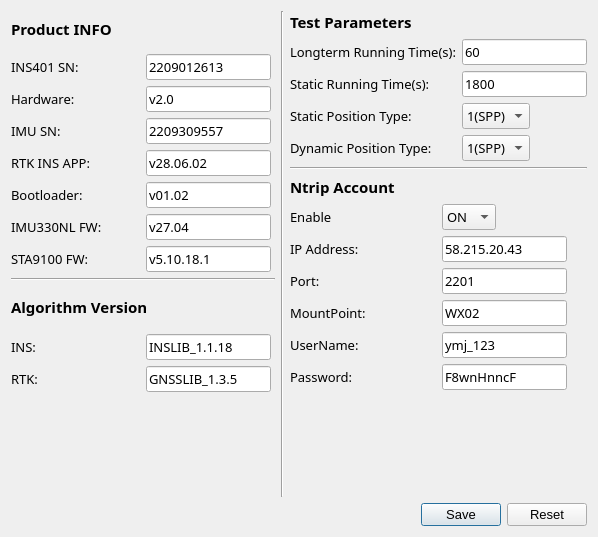
<?xml version="1.0" encoding="UTF-8"?>
<ui version="4.0">
 <class>SettingD</class>
 <widget class="QDialog" name="SettingD">
  <property name="windowModality">
   <enum>Qt::ApplicationModal</enum>
  </property>
  <property name="geometry">
   <rect>
    <x>0</x>
    <y>0</y>
    <width>598</width>
    <height>537</height>
   </rect>
  </property>
  <property name="minimumSize">
   <size>
    <width>598</width>
    <height>537</height>
   </size>
  </property>
  <property name="maximumSize">
   <size>
    <width>598</width>
    <height>537</height>
   </size>
  </property>
  <property name="font">
   <font>
    <family>Yu Gothic UI</family>
   </font>
  </property>
  <property name="windowTitle">
   <string>Setting</string>
  </property>
  <layout class="QGridLayout" name="gridLayout_3">
   <item row="0" column="0">
    <layout class="QGridLayout" name="MainLayout">
     <item row="0" column="0">
      <layout class="QGridLayout" name="SettingLayout">
       <item row="1" column="2" rowspan="4">
        <layout class="QVBoxLayout" name="NLayout">
         <item>
          <widget class="Line" name="line_3">
           <property name="orientation">
            <enum>Qt::Horizontal</enum>
           </property>
          </widget>
         </item>
         <item>
          <layout class="QHBoxLayout" name="NtripAccountLabelLayout">
           <item alignment="Qt::AlignLeft|Qt::AlignTop">
            <widget class="QLabel" name="NtripAccountLabel">
             <property name="font">
              <font>
               <family>Yu Gothic UI Semibold</family>
               <pointsize>11</pointsize>
               <weight>75</weight>
               <bold>true</bold>
              </font>
             </property>
             <property name="text">
              <string>Ntrip Account</string>
             </property>
            </widget>
           </item>
          </layout>
         </item>
         <item>
          <layout class="QHBoxLayout" name="NtripSettingLayout">
           <item>
            <layout class="QVBoxLayout" name="NtripLabelLayout">
             <item alignment="Qt::AlignLeft">
              <widget class="QLabel" name="EnableLabel">
               <property name="font">
                <font>
                 <family>Yu Gothic UI Light</family>
                 <pointsize>10</pointsize>
                </font>
               </property>
               <property name="text">
                <string>Enable</string>
               </property>
              </widget>
             </item>
             <item alignment="Qt::AlignLeft">
              <widget class="QLabel" name="IpLabel">
               <property name="font">
                <font>
                 <family>Yu Gothic UI Semilight</family>
                 <pointsize>10</pointsize>
                </font>
               </property>
               <property name="text">
                <string>IP Address:</string>
               </property>
              </widget>
             </item>
             <item alignment="Qt::AlignLeft">
              <widget class="QLabel" name="PortLabel">
               <property name="font">
                <font>
                 <family>Yu Gothic UI Semilight</family>
                 <pointsize>10</pointsize>
                </font>
               </property>
               <property name="text">
                <string>Port:</string>
               </property>
              </widget>
             </item>
             <item alignment="Qt::AlignLeft">
              <widget class="QLabel" name="MountPointLabel">
               <property name="font">
                <font>
                 <family>Yu Gothic UI Semilight</family>
                 <pointsize>10</pointsize>
                </font>
               </property>
               <property name="text">
                <string>MountPoint:</string>
               </property>
              </widget>
             </item>
             <item alignment="Qt::AlignLeft">
              <widget class="QLabel" name="UserNameLabel">
               <property name="font">
                <font>
                 <family>Yu Gothic UI Semilight</family>
                 <pointsize>10</pointsize>
                </font>
               </property>
               <property name="text">
                <string>UserName:</string>
               </property>
              </widget>
             </item>
             <item alignment="Qt::AlignLeft">
              <widget class="QLabel" name="PasswordLabel">
               <property name="font">
                <font>
                 <family>Yu Gothic UI Semilight</family>
                 <pointsize>10</pointsize>
                </font>
               </property>
               <property name="text">
                <string>Password:</string>
               </property>
              </widget>
             </item>
            </layout>
           </item>
           <item>
            <layout class="QVBoxLayout" name="NtripEditLayout">
             <item alignment="Qt::AlignLeft">
              <widget class="QComboBox" name="EnableComboBox">
               <property name="minimumSize">
                <size>
                 <width>0</width>
                 <height>0</height>
                </size>
               </property>
               <property name="maximumSize">
                <size>
                 <width>16777215</width>
                 <height>16777215</height>
                </size>
               </property>
               <property name="font">
                <font>
                 <family>Yu Gothic UI Light</family>
                 <pointsize>10</pointsize>
                </font>
               </property>
               <item>
                <property name="text">
                 <string>ON</string>
                </property>
               </item>
               <item>
                <property name="text">
                 <string>OFF</string>
                </property>
               </item>
              </widget>
             </item>
             <item alignment="Qt::AlignLeft">
              <widget class="QLineEdit" name="IpLineEdit">
               <property name="minimumSize">
                <size>
                 <width>0</width>
                 <height>0</height>
                </size>
               </property>
               <property name="maximumSize">
                <size>
                 <width>16777215</width>
                 <height>16777215</height>
                </size>
               </property>
               <property name="font">
                <font>
                 <family>Yu Gothic UI Light</family>
                 <pointsize>10</pointsize>
                </font>
               </property>
               <property name="text">
                <string>58.215.20.43</string>
               </property>
              </widget>
             </item>
             <item alignment="Qt::AlignLeft">
              <widget class="QLineEdit" name="PortLineEdit">
               <property name="minimumSize">
                <size>
                 <width>0</width>
                 <height>0</height>
                </size>
               </property>
               <property name="maximumSize">
                <size>
                 <width>16777215</width>
                 <height>16777215</height>
                </size>
               </property>
               <property name="font">
                <font>
                 <family>Yu Gothic UI Light</family>
                 <pointsize>10</pointsize>
                </font>
               </property>
               <property name="text">
                <string>2201</string>
               </property>
              </widget>
             </item>
             <item alignment="Qt::AlignLeft">
              <widget class="QLineEdit" name="MountPointLineEdit">
               <property name="minimumSize">
                <size>
                 <width>0</width>
                 <height>0</height>
                </size>
               </property>
               <property name="maximumSize">
                <size>
                 <width>16777215</width>
                 <height>16777215</height>
                </size>
               </property>
               <property name="font">
                <font>
                 <family>Yu Gothic UI Light</family>
                 <pointsize>10</pointsize>
                </font>
               </property>
               <property name="text">
                <string>WX02</string>
               </property>
              </widget>
             </item>
             <item alignment="Qt::AlignLeft">
              <widget class="QLineEdit" name="UserNameLineEdit">
               <property name="minimumSize">
                <size>
                 <width>0</width>
                 <height>0</height>
                </size>
               </property>
               <property name="maximumSize">
                <size>
                 <width>16777215</width>
                 <height>16777215</height>
                </size>
               </property>
               <property name="font">
                <font>
                 <family>Yu Gothic UI Light</family>
                 <pointsize>10</pointsize>
                </font>
               </property>
               <property name="text">
                <string>ymj_123</string>
               </property>
              </widget>
             </item>
             <item alignment="Qt::AlignLeft">
              <widget class="QLineEdit" name="PasswordLineEdit">
               <property name="minimumSize">
                <size>
                 <width>0</width>
                 <height>0</height>
                </size>
               </property>
               <property name="maximumSize">
                <size>
                 <width>16777215</width>
                 <height>16777215</height>
                </size>
               </property>
               <property name="font">
                <font>
                 <family>Yu Gothic UI Light</family>
                 <pointsize>10</pointsize>
                </font>
               </property>
               <property name="text">
                <string>F8wnHnncF</string>
               </property>
              </widget>
             </item>
            </layout>
           </item>
          </layout>
         </item>
         <item>
          <spacer name="verticalSpacer_2">
           <property name="orientation">
            <enum>Qt::Vertical</enum>
           </property>
           <property name="sizeHint" stdset="0">
            <size>
             <width>20</width>
             <height>40</height>
            </size>
           </property>
          </spacer>
         </item>
        </layout>
       </item>
       <item row="0" column="2">
        <layout class="QVBoxLayout" name="PLayout">
         <item>
          <layout class="QHBoxLayout" name="ParamsLabelLayout">
           <item alignment="Qt::AlignLeft|Qt::AlignVCenter">
            <widget class="QLabel" name="TestParamsLabel">
             <property name="font">
              <font>
               <family>Yu Gothic UI Semibold</family>
               <pointsize>11</pointsize>
               <weight>75</weight>
               <bold>true</bold>
              </font>
             </property>
             <property name="text">
              <string>Test Parameters</string>
             </property>
            </widget>
           </item>
          </layout>
         </item>
         <item>
          <layout class="QHBoxLayout" name="ParamSettingLayout">
           <item>
            <layout class="QVBoxLayout" name="TestParamsLayout">
             <item alignment="Qt::AlignLeft">
              <widget class="QLabel" name="LongtermRunLabel">
               <property name="font">
                <font>
                 <family>Yu Gothic UI Semilight</family>
                 <pointsize>10</pointsize>
                </font>
               </property>
               <property name="text">
                <string>Longterm Running Time(s):</string>
               </property>
              </widget>
             </item>
             <item alignment="Qt::AlignLeft">
              <widget class="QLabel" name="StaticRunTimeLabel">
               <property name="font">
                <font>
                 <family>Yu Gothic UI Semilight</family>
                 <pointsize>10</pointsize>
                </font>
               </property>
               <property name="text">
                <string>Static Running Time(s):</string>
               </property>
              </widget>
             </item>
             <item alignment="Qt::AlignLeft">
              <widget class="QLabel" name="StaticPosLabel">
               <property name="font">
                <font>
                 <family>Yu Gothic UI Semilight</family>
                 <pointsize>10</pointsize>
                </font>
               </property>
               <property name="text">
                <string>Static Position Type:</string>
               </property>
              </widget>
             </item>
             <item alignment="Qt::AlignLeft">
              <widget class="QLabel" name="DynamicPosLabel">
               <property name="font">
                <font>
                 <family>Yu Gothic UI Semilight</family>
                 <pointsize>10</pointsize>
                </font>
               </property>
               <property name="text">
                <string>Dynamic Position Type:</string>
               </property>
              </widget>
             </item>
            </layout>
           </item>
           <item>
            <layout class="QVBoxLayout" name="TestParamsEditLayout">
             <item alignment="Qt::AlignLeft">
              <widget class="QLineEdit" name="LongtermRunTimeLineEdit">
               <property name="minimumSize">
                <size>
                 <width>0</width>
                 <height>0</height>
                </size>
               </property>
               <property name="maximumSize">
                <size>
                 <width>16777215</width>
                 <height>16777215</height>
                </size>
               </property>
               <property name="font">
                <font>
                 <family>Yu Gothic UI Light</family>
                 <pointsize>10</pointsize>
                </font>
               </property>
               <property name="text">
                <string>60</string>
               </property>
              </widget>
             </item>
             <item alignment="Qt::AlignLeft">
              <widget class="QLineEdit" name="StaticRunTimeLineEdit">
               <property name="minimumSize">
                <size>
                 <width>0</width>
                 <height>0</height>
                </size>
               </property>
               <property name="maximumSize">
                <size>
                 <width>16777215</width>
                 <height>16777215</height>
                </size>
               </property>
               <property name="font">
                <font>
                 <family>Yu Gothic UI Light</family>
                 <pointsize>10</pointsize>
                </font>
               </property>
               <property name="text">
                <string>1800</string>
               </property>
              </widget>
             </item>
             <item alignment="Qt::AlignLeft">
              <widget class="QComboBox" name="StaticPosComboBox">
               <property name="minimumSize">
                <size>
                 <width>0</width>
                 <height>0</height>
                </size>
               </property>
               <property name="maximumSize">
                <size>
                 <width>16777215</width>
                 <height>16777215</height>
                </size>
               </property>
               <property name="font">
                <font>
                 <family>Yu Gothic UI Light</family>
                 <pointsize>10</pointsize>
                </font>
               </property>
               <item>
                <property name="text">
                 <string>1(SPP)</string>
                </property>
               </item>
               <item>
                <property name="text">
                 <string>4(RTK)</string>
                </property>
               </item>
              </widget>
             </item>
             <item alignment="Qt::AlignLeft">
              <widget class="QComboBox" name="DynamicPosComboBox">
               <property name="minimumSize">
                <size>
                 <width>0</width>
                 <height>0</height>
                </size>
               </property>
               <property name="maximumSize">
                <size>
                 <width>16777215</width>
                 <height>16777215</height>
                </size>
               </property>
               <property name="font">
                <font>
                 <family>Yu Gothic UI Light</family>
                 <pointsize>10</pointsize>
                </font>
               </property>
               <item>
                <property name="text">
                 <string>1(SPP)</string>
                </property>
               </item>
               <item>
                <property name="text">
                 <string>4(RTK)</string>
                </property>
               </item>
              </widget>
             </item>
            </layout>
           </item>
          </layout>
         </item>
        </layout>
       </item>
       <item row="3" column="0">
        <layout class="QVBoxLayout" name="ALayout">
         <item>
          <layout class="QHBoxLayout" name="AlogLabelLayout">
           <item alignment="Qt::AlignLeft|Qt::AlignVCenter">
            <widget class="QLabel" name="AlogLabel">
             <property name="font">
              <font>
               <family>Yu Gothic UI Semibold</family>
               <pointsize>11</pointsize>
               <weight>75</weight>
               <bold>true</bold>
              </font>
             </property>
             <property name="text">
              <string>Algorithm Version</string>
             </property>
            </widget>
           </item>
          </layout>
         </item>
         <item>
          <layout class="QHBoxLayout" name="AlogSettingLayout">
           <item>
            <layout class="QVBoxLayout" name="AlogNameLabelLayout">
             <item alignment="Qt::AlignLeft">
              <widget class="QLabel" name="INSLab">
               <property name="font">
                <font>
                 <family>Yu Gothic UI Semilight</family>
                 <pointsize>10</pointsize>
                </font>
               </property>
               <property name="text">
                <string>INS:</string>
               </property>
              </widget>
             </item>
             <item alignment="Qt::AlignLeft">
              <widget class="QLabel" name="RTKLab">
               <property name="font">
                <font>
                 <family>Yu Gothic UI Semilight</family>
                 <pointsize>10</pointsize>
                </font>
               </property>
               <property name="text">
                <string>RTK:</string>
               </property>
              </widget>
             </item>
            </layout>
           </item>
           <item>
            <layout class="QVBoxLayout" name="AlogLineEditLayout">
             <item alignment="Qt::AlignLeft">
              <widget class="QLineEdit" name="INSLineEdit">
               <property name="minimumSize">
                <size>
                 <width>0</width>
                 <height>0</height>
                </size>
               </property>
               <property name="maximumSize">
                <size>
                 <width>16777215</width>
                 <height>16777215</height>
                </size>
               </property>
               <property name="font">
                <font>
                 <family>Yu Gothic UI Light</family>
                 <pointsize>10</pointsize>
                </font>
               </property>
               <property name="text">
                <string>INSLIB_1.1.18</string>
               </property>
              </widget>
             </item>
             <item alignment="Qt::AlignLeft">
              <widget class="QLineEdit" name="RTKLineEdit">
               <property name="minimumSize">
                <size>
                 <width>0</width>
                 <height>0</height>
                </size>
               </property>
               <property name="maximumSize">
                <size>
                 <width>16777215</width>
                 <height>16777215</height>
                </size>
               </property>
               <property name="font">
                <font>
                 <family>Yu Gothic UI Light</family>
                 <pointsize>10</pointsize>
                </font>
               </property>
               <property name="text">
                <string>GNSSLIB_1.3.5</string>
               </property>
              </widget>
             </item>
            </layout>
           </item>
          </layout>
         </item>
        </layout>
       </item>
       <item row="4" column="0">
        <layout class="QVBoxLayout" name="verticalLayout_2">
         <item>
          <spacer name="verticalSpacer">
           <property name="orientation">
            <enum>Qt::Horizontal</enum>
           </property>
           <property name="sizeHint" stdset="0">
            <size>
             <width>13</width>
             <height>20</height>
            </size>
           </property>
          </spacer>
         </item>
        </layout>
       </item>
       <item row="2" column="0">
        <widget class="Line" name="line_2">
         <property name="orientation">
          <enum>Qt::Horizontal</enum>
         </property>
        </widget>
       </item>
       <item row="0" column="0" rowspan="2">
        <layout class="QVBoxLayout" name="ILayout">
         <item>
          <layout class="QHBoxLayout" name="InfoLabelLayout">
           <item alignment="Qt::AlignLeft|Qt::AlignVCenter">
            <widget class="QLabel" name="InsInfo">
             <property name="minimumSize">
              <size>
               <width>0</width>
               <height>0</height>
              </size>
             </property>
             <property name="font">
              <font>
               <family>Yu Gothic UI Semibold</family>
               <pointsize>11</pointsize>
               <weight>75</weight>
               <bold>true</bold>
               <underline>false</underline>
              </font>
             </property>
             <property name="text">
              <string>Product INFO</string>
             </property>
             <property name="textFormat">
              <enum>Qt::AutoText</enum>
             </property>
             <property name="wordWrap">
              <bool>false</bool>
             </property>
            </widget>
           </item>
          </layout>
         </item>
         <item>
          <layout class="QHBoxLayout" name="InfoSettingLayout">
           <item>
            <layout class="QVBoxLayout" name="InsInfoLabelLayout">
             <item>
              <widget class="QLabel" name="InsSnLabel">
               <property name="minimumSize">
                <size>
                 <width>0</width>
                 <height>0</height>
                </size>
               </property>
               <property name="maximumSize">
                <size>
                 <width>16777215</width>
                 <height>16777215</height>
                </size>
               </property>
               <property name="font">
                <font>
                 <family>Yu Gothic UI Semilight</family>
                 <pointsize>10</pointsize>
                </font>
               </property>
               <property name="text">
                <string>INS401 SN:</string>
               </property>
              </widget>
             </item>
             <item>
              <widget class="QLabel" name="HardwareLabel">
               <property name="minimumSize">
                <size>
                 <width>0</width>
                 <height>0</height>
                </size>
               </property>
               <property name="maximumSize">
                <size>
                 <width>16777215</width>
                 <height>16777215</height>
                </size>
               </property>
               <property name="font">
                <font>
                 <family>Yu Gothic UI Semilight</family>
                 <pointsize>10</pointsize>
                </font>
               </property>
               <property name="text">
                <string>Hardware:</string>
               </property>
              </widget>
             </item>
             <item>
              <widget class="QLabel" name="ImuSnLabel">
               <property name="minimumSize">
                <size>
                 <width>0</width>
                 <height>0</height>
                </size>
               </property>
               <property name="maximumSize">
                <size>
                 <width>16777215</width>
                 <height>16777215</height>
                </size>
               </property>
               <property name="font">
                <font>
                 <family>Yu Gothic UI Semilight</family>
                 <pointsize>10</pointsize>
                </font>
               </property>
               <property name="text">
                <string>IMU SN:</string>
               </property>
              </widget>
             </item>
             <item>
              <widget class="QLabel" name="RtkInsAppLabel">
               <property name="minimumSize">
                <size>
                 <width>0</width>
                 <height>0</height>
                </size>
               </property>
               <property name="maximumSize">
                <size>
                 <width>16777215</width>
                 <height>16777215</height>
                </size>
               </property>
               <property name="font">
                <font>
                 <family>Yu Gothic UI Semilight</family>
                 <pointsize>10</pointsize>
                </font>
               </property>
               <property name="text">
                <string>RTK INS APP:</string>
               </property>
              </widget>
             </item>
             <item>
              <widget class="QLabel" name="BootloaderLabel">
               <property name="minimumSize">
                <size>
                 <width>0</width>
                 <height>0</height>
                </size>
               </property>
               <property name="maximumSize">
                <size>
                 <width>16777215</width>
                 <height>16777215</height>
                </size>
               </property>
               <property name="font">
                <font>
                 <family>Yu Gothic UI Semilight</family>
                 <pointsize>10</pointsize>
                </font>
               </property>
               <property name="text">
                <string>Bootloader:</string>
               </property>
              </widget>
             </item>
             <item>
              <widget class="QLabel" name="ImuFwLabel">
               <property name="minimumSize">
                <size>
                 <width>0</width>
                 <height>0</height>
                </size>
               </property>
               <property name="maximumSize">
                <size>
                 <width>16777215</width>
                 <height>16777215</height>
                </size>
               </property>
               <property name="font">
                <font>
                 <family>Yu Gothic UI Semilight</family>
                 <pointsize>10</pointsize>
                </font>
               </property>
               <property name="text">
                <string>IMU330NL FW:</string>
               </property>
              </widget>
             </item>
             <item>
              <widget class="QLabel" name="StaFwLabel">
               <property name="minimumSize">
                <size>
                 <width>0</width>
                 <height>0</height>
                </size>
               </property>
               <property name="maximumSize">
                <size>
                 <width>16777215</width>
                 <height>16777215</height>
                </size>
               </property>
               <property name="font">
                <font>
                 <family>Yu Gothic UI Semilight</family>
                 <pointsize>10</pointsize>
                </font>
               </property>
               <property name="text">
                <string>STA9100 FW:</string>
               </property>
              </widget>
             </item>
            </layout>
           </item>
           <item>
            <layout class="QVBoxLayout" name="InsInfoEditLayout">
             <item alignment="Qt::AlignLeft">
              <widget class="QLineEdit" name="InsSnLineEdit">
               <property name="minimumSize">
                <size>
                 <width>0</width>
                 <height>0</height>
                </size>
               </property>
               <property name="maximumSize">
                <size>
                 <width>16777215</width>
                 <height>16777215</height>
                </size>
               </property>
               <property name="font">
                <font>
                 <family>Yu Gothic UI Light</family>
                 <pointsize>10</pointsize>
                </font>
               </property>
               <property name="text">
                <string>2209012613</string>
               </property>
              </widget>
             </item>
             <item alignment="Qt::AlignLeft">
              <widget class="QLineEdit" name="HardwareLineEdit">
               <property name="minimumSize">
                <size>
                 <width>0</width>
                 <height>0</height>
                </size>
               </property>
               <property name="maximumSize">
                <size>
                 <width>16777215</width>
                 <height>16777215</height>
                </size>
               </property>
               <property name="font">
                <font>
                 <family>Yu Gothic UI Light</family>
                 <pointsize>10</pointsize>
                </font>
               </property>
               <property name="text">
                <string>v2.0</string>
               </property>
              </widget>
             </item>
             <item alignment="Qt::AlignLeft">
              <widget class="QLineEdit" name="ImuSnLineEdit">
               <property name="minimumSize">
                <size>
                 <width>0</width>
                 <height>0</height>
                </size>
               </property>
               <property name="maximumSize">
                <size>
                 <width>16777215</width>
                 <height>16777215</height>
                </size>
               </property>
               <property name="font">
                <font>
                 <family>Yu Gothic UI Light</family>
                 <pointsize>10</pointsize>
                </font>
               </property>
               <property name="text">
                <string>2209309557</string>
               </property>
              </widget>
             </item>
             <item alignment="Qt::AlignLeft">
              <widget class="QLineEdit" name="RtkInsAppLineEdit">
               <property name="minimumSize">
                <size>
                 <width>0</width>
                 <height>0</height>
                </size>
               </property>
               <property name="maximumSize">
                <size>
                 <width>16777215</width>
                 <height>16777215</height>
                </size>
               </property>
               <property name="font">
                <font>
                 <family>Yu Gothic UI Light</family>
                 <pointsize>10</pointsize>
                </font>
               </property>
               <property name="text">
                <string>v28.06.02</string>
               </property>
              </widget>
             </item>
             <item alignment="Qt::AlignLeft">
              <widget class="QLineEdit" name="BootloaderLineEdit">
               <property name="minimumSize">
                <size>
                 <width>0</width>
                 <height>0</height>
                </size>
               </property>
               <property name="maximumSize">
                <size>
                 <width>16777215</width>
                 <height>16777215</height>
                </size>
               </property>
               <property name="font">
                <font>
                 <family>Yu Gothic UI Light</family>
                 <pointsize>10</pointsize>
                </font>
               </property>
               <property name="text">
                <string>v01.02</string>
               </property>
              </widget>
             </item>
             <item alignment="Qt::AlignLeft">
              <widget class="QLineEdit" name="ImuFwLineEdit">
               <property name="minimumSize">
                <size>
                 <width>0</width>
                 <height>0</height>
                </size>
               </property>
               <property name="maximumSize">
                <size>
                 <width>16777215</width>
                 <height>16777215</height>
                </size>
               </property>
               <property name="font">
                <font>
                 <family>Yu Gothic UI Light</family>
                 <pointsize>10</pointsize>
                </font>
               </property>
               <property name="text">
                <string>v27.04</string>
               </property>
              </widget>
             </item>
             <item alignment="Qt::AlignLeft">
              <widget class="QLineEdit" name="StaFwLineEdit">
               <property name="minimumSize">
                <size>
                 <width>0</width>
                 <height>0</height>
                </size>
               </property>
               <property name="maximumSize">
                <size>
                 <width>16777215</width>
                 <height>16777215</height>
                </size>
               </property>
               <property name="font">
                <font>
                 <family>Yu Gothic UI Light</family>
                 <pointsize>10</pointsize>
                </font>
               </property>
               <property name="text">
                <string>v5.10.18.1</string>
               </property>
              </widget>
             </item>
            </layout>
           </item>
          </layout>
         </item>
        </layout>
       </item>
       <item row="0" column="1" rowspan="5">
        <layout class="QVBoxLayout" name="verticalLayout">
         <item>
          <widget class="Line" name="line">
           <property name="orientation">
            <enum>Qt::Vertical</enum>
           </property>
          </widget>
         </item>
        </layout>
       </item>
      </layout>
     </item>
     <item row="1" column="0">
      <layout class="QHBoxLayout" name="ButtonLayout">
       <item>
        <spacer name="horizontalSpacer">
         <property name="orientation">
          <enum>Qt::Horizontal</enum>
         </property>
         <property name="sizeHint" stdset="0">
          <size>
           <width>40</width>
           <height>20</height>
          </size>
         </property>
        </spacer>
       </item>
       <item>
        <widget class="QPushButton" name="SaveButton">
         <property name="maximumSize">
          <size>
           <width>16777215</width>
           <height>16777215</height>
          </size>
         </property>
         <property name="font">
          <font>
           <family>Yu Gothic UI</family>
           <pointsize>10</pointsize>
           <weight>50</weight>
           <bold>false</bold>
          </font>
         </property>
         <property name="text">
          <string>Save</string>
         </property>
        </widget>
       </item>
       <item>
        <widget class="QPushButton" name="ResetButton">
         <property name="maximumSize">
          <size>
           <width>16777215</width>
           <height>16777215</height>
          </size>
         </property>
         <property name="font">
          <font>
           <family>Yu Gothic UI</family>
           <pointsize>10</pointsize>
           <weight>50</weight>
           <bold>false</bold>
          </font>
         </property>
         <property name="text">
          <string>Reset</string>
         </property>
        </widget>
       </item>
      </layout>
     </item>
    </layout>
   </item>
  </layout>
 </widget>
 <resources/>
 <connections/>
</ui>
